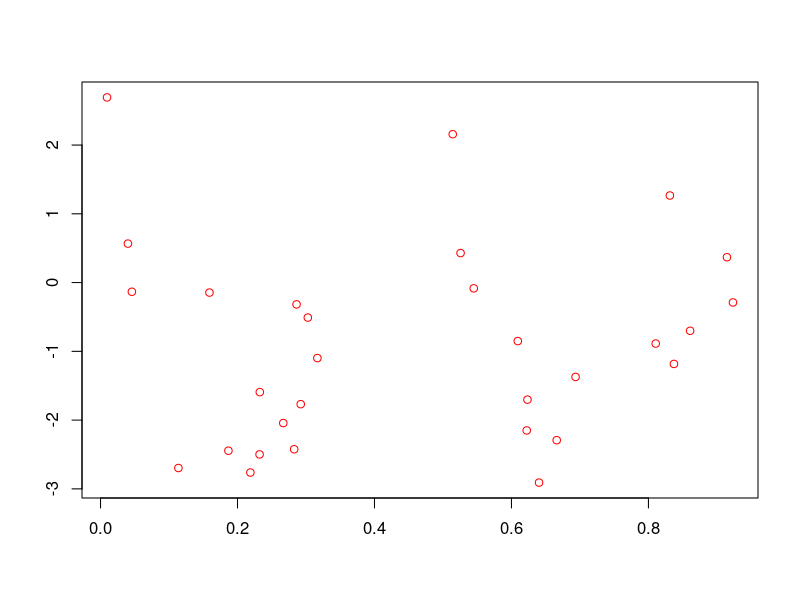
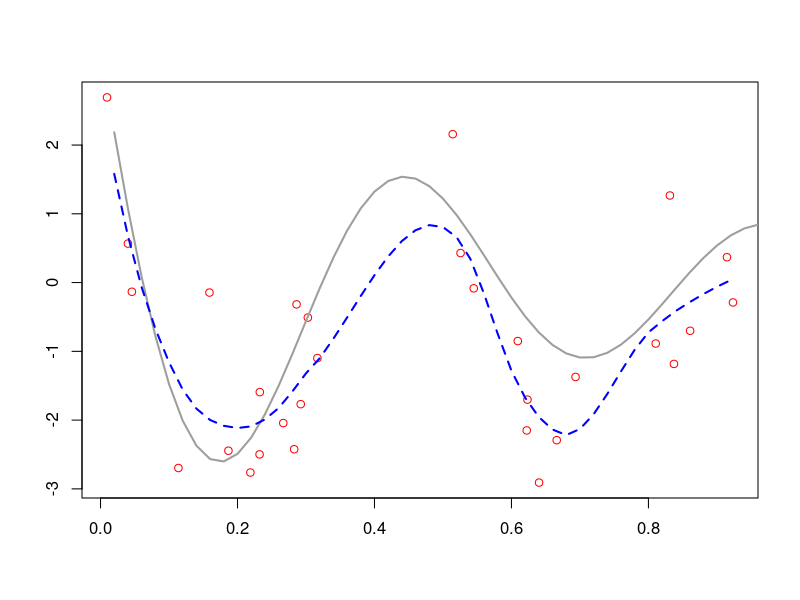

Reproduce these figures in R, in order.
## ---- chunk 1

lo.lev <- function(x1, sp){
  # x1: feature vector of length n
  # sp: a value for "span"
  
  n = length(x1);
  lev = rep(0, n)
  
  diag_vector = diag(n)
  
  for(j in 1:n){
    y = diag_vector[,j]
    fitted_loess_mdl = loess(y~x1, span = sp,
                             control = loess.control(surface = "direct"))
    y_hat = fitted_loess_mdl$fitted
    lev[j] = y_hat[j]
  }
  
  return(lev)
}

onestep_CV <- function(x1, y1, sp){
  
  df_data = data.frame(x=x1,y=y1)
  n = length(x1)
  fitted_loess_mdl = loess(y ~ x, data=df_data,span = sp,
                     control = loess.control(surface = "direct"))
  residual_vector = fitted_loess_mdl$residuals
  
  s_diagonal = lo.lev(x1,sp)
  cv = sum((residual_vector/(1 - s_diagonal))^2)/n
  gcv = sum(residual_vector^2) /(n * (1 - (sum(s_diagonal)/n))^2)
  
  return(list(cv = cv, gcv = gcv))
}

myCV <- function(x1, y1, span){
  # x1: feature vector of length n
  # y1: response vector of length n
  # span: a sequence of values for "span"
  
  m = length(span)
  cv = rep(0, m)
  gcv = rep(0, m)
  
  for(i in 1:m){
    tmp = onestep_CV(x1, y1, span[i])
    cv[i] = tmp$cv
    gcv[i] = tmp$gcv
  }
  
  return(list(cv = cv, gcv = gcv))
  
}
## ---- chunk 2
mydata = read.csv(file = "Coding3_Data.csv")
dim(mydata)
plot(mydata$x, mydata$y, xlab="", ylab="",col="red")
span1 = seq(from = 0.2, by = 0.05, length = 15 )
cv.out = myCV(mydata$x, mydata$y, span1)
myout = data.frame(CV = cv.out$cv, 
                   GCV = cv.out$gcv, 
                   span = span1)
myout
## ---- chunk 3
minGCV = myout$span[myout$GCV == min(myout$GCV)]
minLOOCV = myout$span[myout$CV == min(myout$CV)]
## ---- chunk 4
spangcv.min = min(minGCV,minLOOCV)
plot(mydata$x, mydata$y, xlab="", ylab="", col="red");
fx = 1:50/50;
fy = sin(12*(fx+0.2))/(fx+0.2)
lines(fx, fy, col=8, lwd=2)

f = loess(y ~ x, mydata, span = spangcv.min)
lines(fx, predict(f, data.frame(x = fx), surface = "direct"), 
      lty=2, lwd=2, col="blue")
